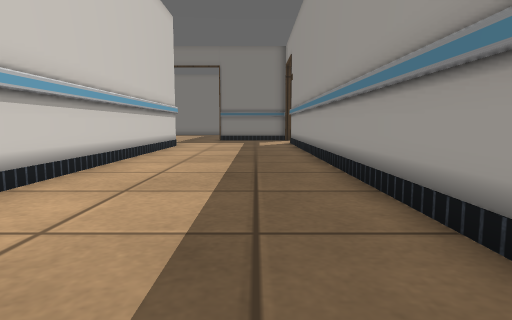
view 1 (above)

24 first-person views from a walk through a robot-simulator world made for Gazebo. The camera is 0.5 m above the floor, tilts 6° down and sees 75° across. The floor is counted in squares, 0.5 m on a side. Each view is taken from the middle of a square. On the plan, view 1 faces up. The plan holds only what a view shows up to about 12 squares ahead; the rest is blank. The place goes on beyond the plan. Some surface patterns are stand-ins.

view 2
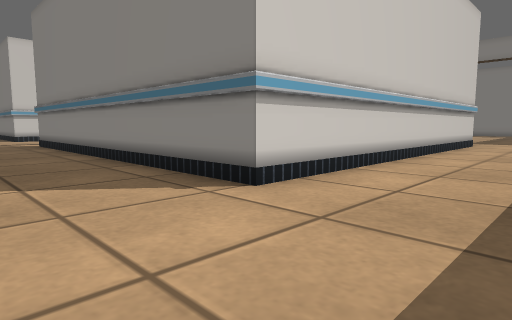

view 3
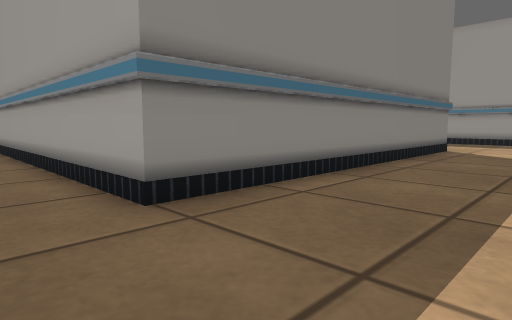

view 4
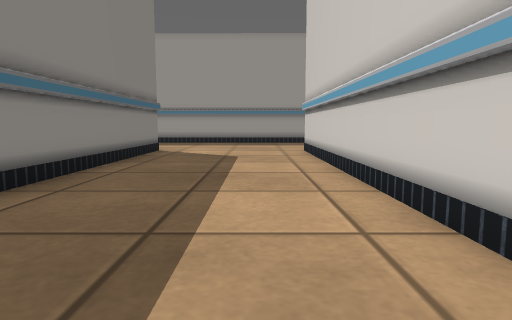

view 5
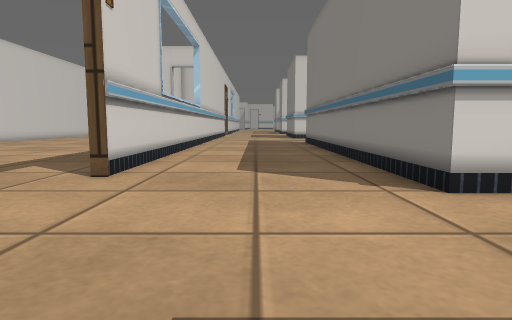

view 6
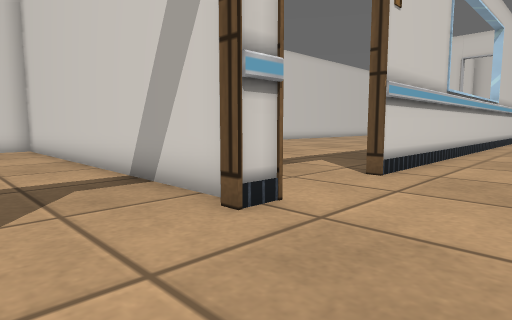

view 7
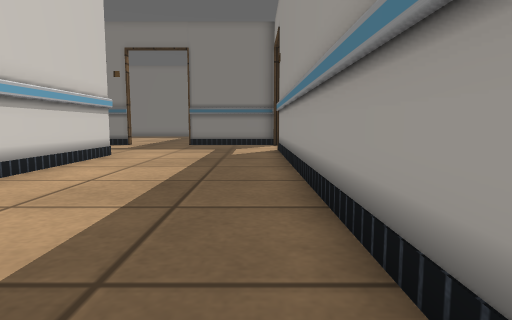

view 8
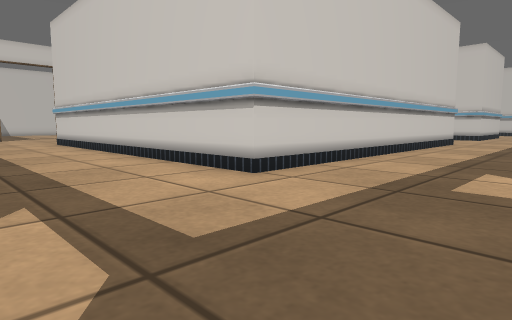

view 9
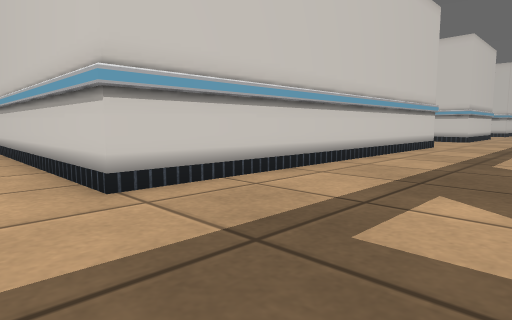

view 10
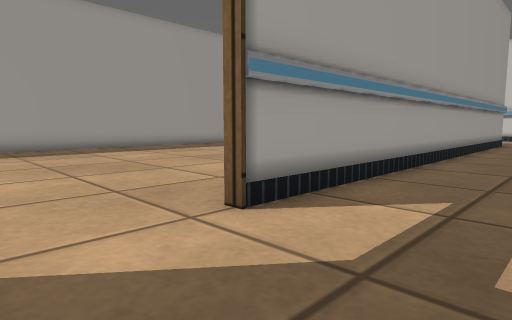

view 11
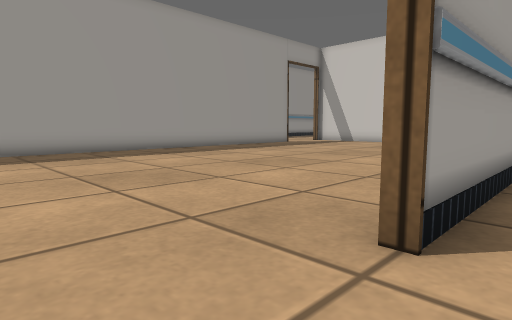

view 12
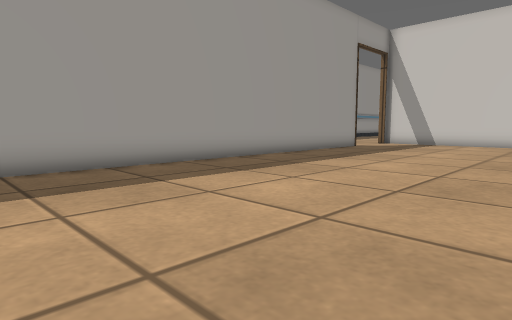

view 13
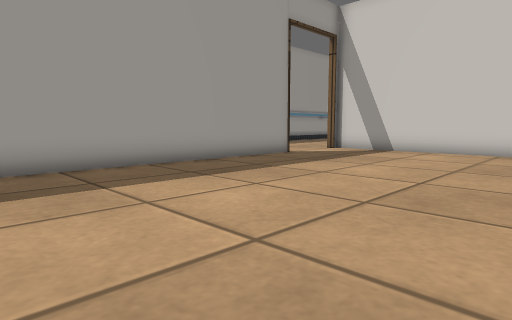

view 14
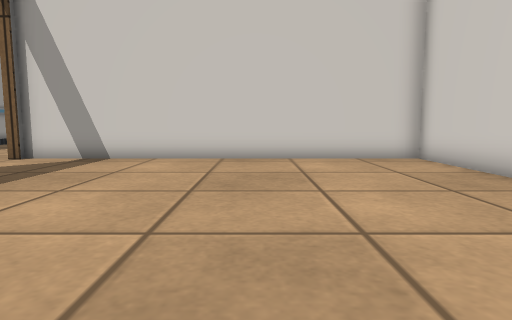

view 15
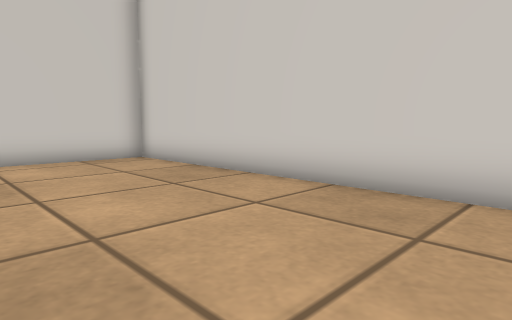

view 16
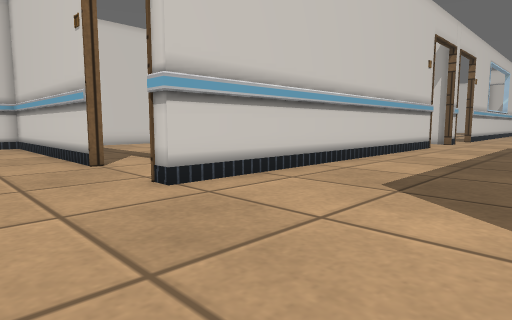

view 17
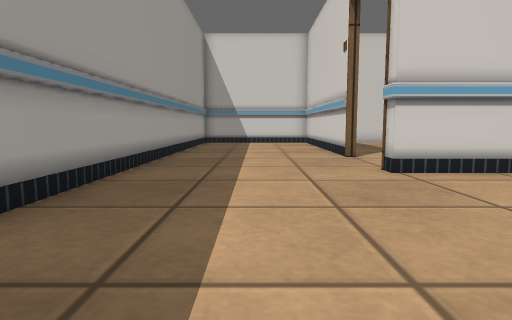

view 18
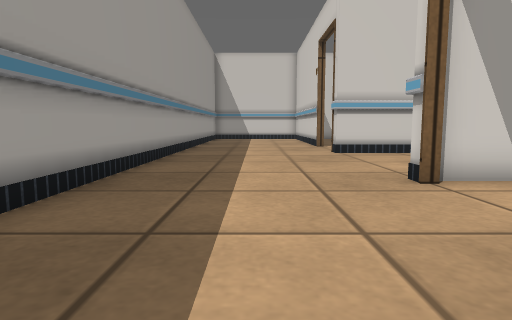

view 19
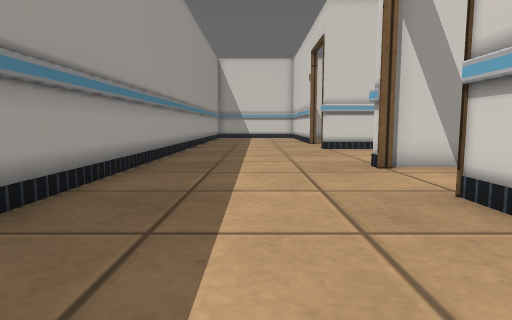

view 20
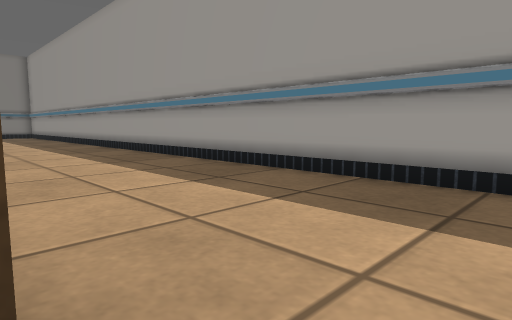

view 21
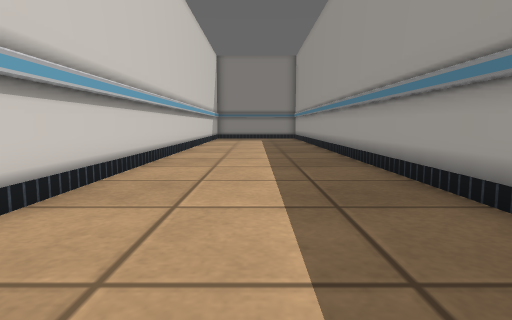

view 22
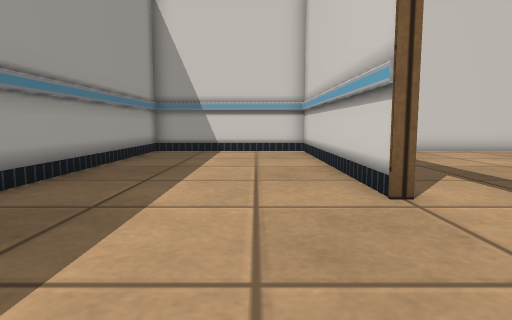

view 23
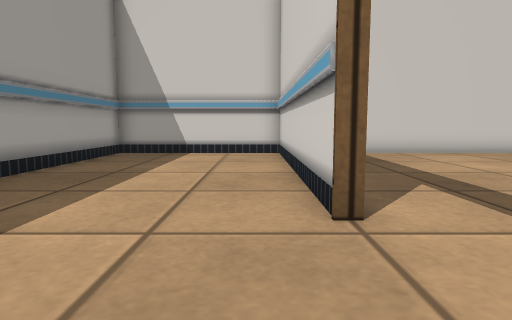

view 24
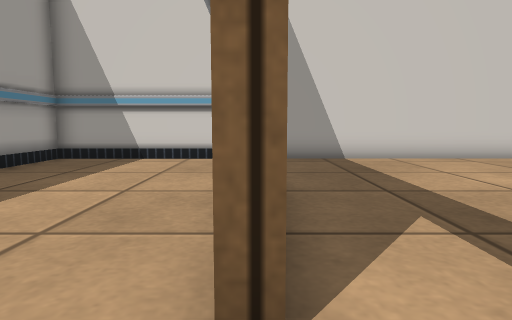

### Floor plan
Points are (right, up) in squares from view 1. A wall is a line through its corners. A room is listed if a view was taken in it or the views show most of it. See-through windows are left out.
Room 1 (views 1, 2, 3, 4, 5, 6, 7, 8, 9, 10, 11, 16, 22, 23)
walls: (-2.5, -3.9) (-1.6, -3.9) (-1.6, -4.2); (3.4, -3.9) (14.1, -3.9) (14.1, -4.5); (13.6, 1.8) (1.9, 1.8) (1.9, 18.4) (2.2, 18.4); (14.1, 2.4) (14.1, 1.8); (-13.4, -3.9) (-5.4, -3.9); (-14.6, 16.1) (-3.8, 16.1) (-3.8, 1.9) (-13.6, 1.9); (19.9, -4.5) (19.9, 2.5)
ways out: opening at (2, 20) to room 2; opening at (17, 2) to room 3; opening at (0, -4) to room 4; opening at (17, -4) to room 5; opening at (-4, -4)
Room 2 (views 12, 13, 14, 15, 20)
walls: (2.1, 11.5) (2.1, 2.1) (13.9, 2.1); (13.9, 5.5) (13.9, 19.4); (13.9, 2.4) (14.1, 2.4)
ways out: opening at (2, 20) to room 1; opening at (14, 4) to room 3
Room 3 (views 17, 18, 19, 21)
walls: (14.1, 6.4) (14.1, 5.2); (14.1, 21.4) (14.1, 12.6); (19.9, 2.5) (19.9, 21.4)
ways out: opening at (17, 2) to room 1; opening at (14, 4) to room 2
Room 4 (view 24)
walls: (5.7, -15.9) (13.9, -15.9); (13.8, -7.4) (14.1, -7.4); (-1.6, -15.9) (-0.9, -15.9); (-1.9, -4.5) (-1.9, -15.6)
ways out: opening at (0, -4) to room 1; opening at (14, -6) to room 5
Room 5 (no view inside)
walls: (14.1, -7.4) (14.1, -16); (13.9, -15.9) (19.9, -15.9) (19.9, -4.5)
ways out: opening at (17, -4) to room 1; opening at (14, -6) to room 4

Where each view was taken, in squares from view 1:
view 1: 0 up, 0 right, facing up
view 2: 2 down, 0 right, facing up-left
view 3: 2 down, 0 right, facing up-right
view 4: 2 down, 1 right, facing right
view 5: 1 down, 1 right, facing left
view 6: 1 down, 1 right, facing down-left
view 7: 5 up, 1 right, facing up
view 8: 21 up, 1 right, facing down-left
view 9: 21 up, 2 left, facing down-left
view 10: 21 up, 1 left, facing down-right
view 11: 21 up, 1 right, facing down-right
view 12: 20 up, 6 right, facing down-right
view 13: 15 up, 6 right, facing down-right
view 14: 12 up, 7 right, facing down
view 15: 12 up, 7 right, facing down-left
view 16: 1 up, 17 right, facing down-left
view 17: 3 up, 17 right, facing down
view 18: 8 up, 17 right, facing down
view 19: 10 up, 17 right, facing down
view 20: 4 up, 14 right, facing up-right
view 21: 9 up, 17 right, facing up
view 22: 3 down, 16 right, facing down
view 23: 4 down, 15 right, facing down
view 24: 6 down, 14 right, facing down
